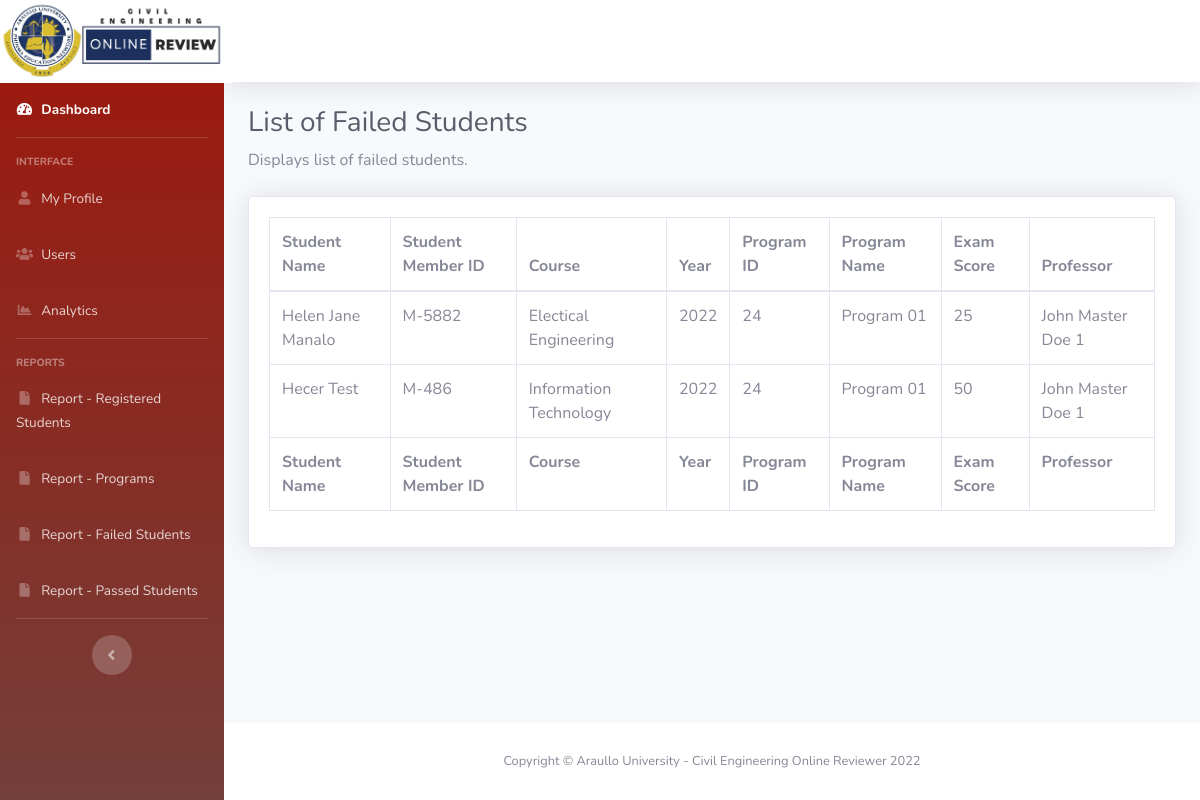
The page /dashboard/rpt_failed_students.php on the database as committed earlier.
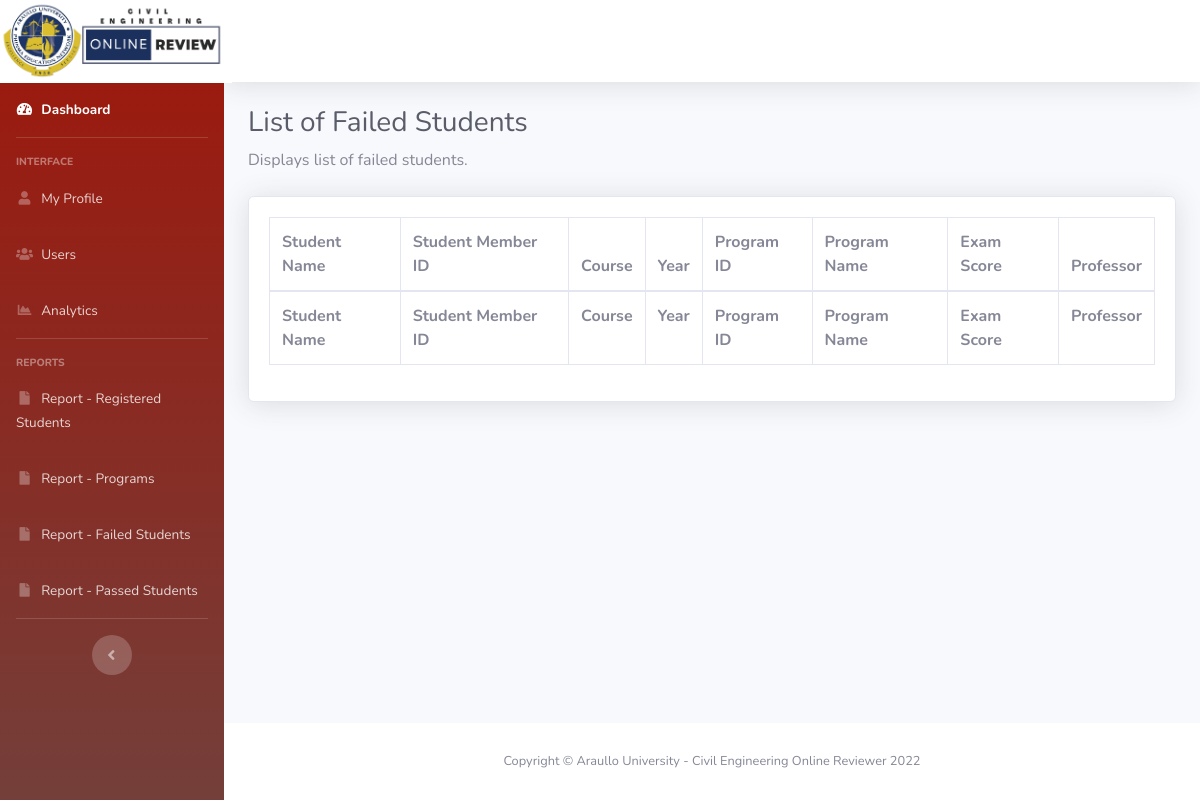
The same page on the database as committed later.
### tables this page shows
CREATE TABLE `programs` (
  `program_id` int(50) NOT NULL,
  `member_id` varchar(50) NOT NULL,
  `program_name` varchar(100) NOT NULL,
  `short_desc` longtext NOT NULL,
  `with_exam` int(2) NOT NULL,
  `upload_image` varchar(255) NOT NULL,
  `date_created` datetime NOT NULL,
  `date_modified` datetime NOT NULL
);

CREATE TABLE `user_account` (
  `id` int(11) NOT NULL,
  `member_id` varchar(50) NOT NULL,
  `email_address` varchar(50) NOT NULL,
  `firstname` varchar(50) NOT NULL,
  `last_name` varchar(50) NOT NULL,
  `phone_number` int(11) NOT NULL,
  `age` int(11) NOT NULL,
  `birthday` varchar(50) NOT NULL,
  `religion` varchar(50) NOT NULL,
  `blood_type` varchar(50) NOT NULL,
  `upload_image` varchar(255) NOT NULL,
  `gender` varchar(50) NOT NULL,
  `user_type` varchar(25) NOT NULL,
  `password` varchar(255) NOT NULL,
  `date_created` varchar(100) NOT NULL,
  `date_updated` varchar(100) NOT NULL
);

CREATE TABLE `students` (
  `student_id` int(11) NOT NULL,
  `account_id` int(11) NOT NULL,
  `member_id` varchar(50) NOT NULL,
  `student_member_id` varchar(50) NOT NULL,
  `program_id` int(11) NOT NULL,
  `exam_attempt` int(11) NOT NULL,
  `stud_exam_status` int(11) NOT NULL,
  `exam_score` int(11) NOT NULL,
  `score_status` varchar(20) NOT NULL,
  `prof_comment_if_essay` longtext NOT NULL,
  `unenroll_student` int(11) NOT NULL,
  `date_modified` datetime NOT NULL
);

CREATE TABLE `user_additional_information` (
  `user_account_id` int(11) NOT NULL,
  `member_id` varchar(50) NOT NULL,
  `academic_year` int(5) NOT NULL,
  `teaching_class` varchar(50) NOT NULL,
  `course` varchar(50) NOT NULL,
  `section` varchar(100) NOT NULL,
  `class` varchar(100) NOT NULL
);

### dashboard/model/Admin.php (called while the page is built, shortened)
<?php
	class Admin {
		public $db;
		public function __construct(){
			$this->db = new mysqli(DB_HOST, DB_USER, DB_PASSWORD, DB_DATABASE);
		}
        public function get_all_failed_students() {
    		$sql3="SELECT a.program_id,
                        a.program_name,
                        c.firstname as student_first_name,
                        c.last_name as student_last_name,
                        b.student_member_id,
                        b.exam_score,
                        d.course as student_course,
                        d.academic_year as student_year,
                        prof_account.firstname as prof_first_name,
                        prof_account.last_name as prof_last_name FROM programs a
                LEFT JOIN students b ON a.program_id = b.program_id
                LEFT JOIN user_account c ON b.student_member_id = c.member_id
                LEFT JOIN user_additional_information d ON c.member_id = d.member_id
                LEFT JOIN user_account as prof_account ON a.member_id = prof_account.member_id
                WHERE c.user_type = 'Student' and b.score_status = 'Failed'";
	        $result = mysqli_query($this->db,$sql3);
	        return $result_data = mysqli_fetch_all($result,MYSQLI_ASSOC);
        }
	}
?>

### dashboard/rpt_failed_students.php (the view)
<?php
    include_once('db_header.php');
?>
    <h1 class="h3 mb-2 text-gray-800">List of Failed Students</h1>
    <p class="mb-4">Displays list of failed students.</p>
    <div class="card shadow mb-4">
        <div class="card-body">
            <div class="table-responsive">
                <table class="table table-bordered rpt_failed_students" id="dataTable" width="100%" cellspacing="0">
                    <thead>
                        <tr>
                            <th>Student Name</th>
                            <th>Student Member ID</th>
                            <th>Course</th>
                            <th>Year</th>
                            <th>Program ID</th>
                            <th>Program Name</th>
                            <th>Exam Score</th>
                            <th>Professor</th>
                        </tr>
                    </thead>
                    <tfoot>
                        <tr>
                            <th>Student Name</th>
                            <th>Student Member ID</th>
                            <th>Course</th>
                            <th>Year</th>
                            <th>Program ID</th>
                            <th>Program Name</th>
                            <th>Exam Score</th>
                            <th>Professor</th>
                        </tr>
                    </tfoot>
                    <tbody>
                        <?php
                            $get_failed_student_list =  $admin->get_all_failed_students();
                            foreach($get_failed_student_list as $failed_students) {
                        ?>
                            <tr>
                                <td><?php echo $failed_students['student_first_name'].' '.$failed_students['student_last_name'] ?></td>
                                <td><?php echo $failed_students['student_member_id'] ?></td>
                                <td><?php echo $failed_students['student_course'] ?></td>
                                <td><?php echo $failed_students['student_year'] ?></td>
                                <td><?php echo $failed_students['program_id'] ?></td>
                                <td><?php echo $failed_students['program_name'] ?></td>
                                <td><?php echo $failed_students['exam_score'] ?></td>
                                <td><?php echo $failed_students['prof_first_name'].' '.$failed_students['prof_last_name']  ?></td>
                            </tr>
                        <?php
                            }
                        ?>
                    </tbody>
                </table>
            </div>
        </div>
    </div>
<?php
    include_once('db_footer.php');
?>

Rows that differ between the two databases and show on the page:
removed programs: user_account.firstname "Helen Jane", user_account.last_name "Manalo", students.student_member_id "M-5882", user_additional_information.course "Electical Engineering", user_additional_information.academic_year "2022", program_id "24", program_name "Program 01", students.exam_score "25", user_account.firstname "John Master", user_account.last_name "Doe 1", user_account.firstname "Hecer", user_account.last_name "Test", students.student_member_id "M-486", user_additional_information.course "Information Technology", students.exam_score "50"
